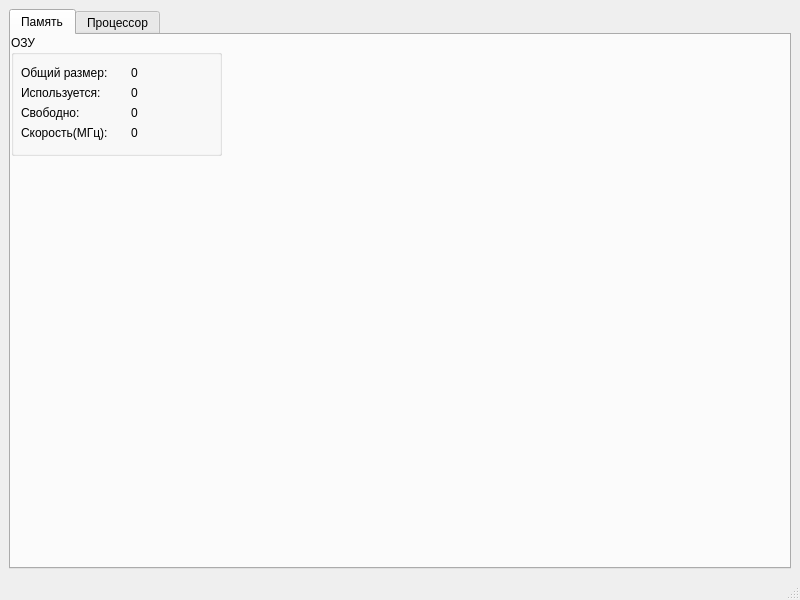
<?xml version="1.0" encoding="UTF-8"?>
<ui version="4.0">
 <class>MainWindow</class>
 <widget class="QMainWindow" name="MainWindow">
  <property name="geometry">
   <rect>
    <x>0</x>
    <y>0</y>
    <width>800</width>
    <height>600</height>
   </rect>
  </property>
  <property name="windowTitle">
   <string>MainWindow</string>
  </property>
  <widget class="QWidget" name="centralwidget">
   <layout class="QGridLayout" name="gridLayout">
    <item row="0" column="0">
     <widget class="QTabWidget" name="tabWidget">
      <property name="currentIndex">
       <number>0</number>
      </property>
      <widget class="QWidget" name="tab">
       <attribute name="title">
        <string>Память</string>
       </attribute>
       <widget class="QGroupBox" name="groupBox">
        <property name="geometry">
         <rect>
          <x>0</x>
          <y>0</y>
          <width>211</width>
          <height>121</height>
         </rect>
        </property>
        <property name="title">
         <string>ОЗУ</string>
        </property>
        <widget class="QLabel" name="label">
         <property name="geometry">
          <rect>
           <x>10</x>
           <y>30</y>
           <width>100</width>
           <height>16</height>
          </rect>
         </property>
         <property name="text">
          <string>Общий размер:</string>
         </property>
        </widget>
        <widget class="QLabel" name="label_2">
         <property name="geometry">
          <rect>
           <x>10</x>
           <y>50</y>
           <width>100</width>
           <height>16</height>
          </rect>
         </property>
         <property name="text">
          <string>Используется:</string>
         </property>
        </widget>
        <widget class="QLabel" name="label_3">
         <property name="geometry">
          <rect>
           <x>10</x>
           <y>70</y>
           <width>100</width>
           <height>16</height>
          </rect>
         </property>
         <property name="text">
          <string>Свободно:</string>
         </property>
        </widget>
        <widget class="QLabel" name="label_total_ram">
         <property name="geometry">
          <rect>
           <x>120</x>
           <y>30</y>
           <width>80</width>
           <height>16</height>
          </rect>
         </property>
         <property name="text">
          <string>0</string>
         </property>
        </widget>
        <widget class="QLabel" name="label_available_ram">
         <property name="geometry">
          <rect>
           <x>120</x>
           <y>70</y>
           <width>80</width>
           <height>16</height>
          </rect>
         </property>
         <property name="text">
          <string>0</string>
         </property>
        </widget>
        <widget class="QLabel" name="label_used_ram">
         <property name="geometry">
          <rect>
           <x>120</x>
           <y>50</y>
           <width>80</width>
           <height>16</height>
          </rect>
         </property>
         <property name="text">
          <string>0</string>
         </property>
        </widget>
        <widget class="QLabel" name="label_ram_speed">
         <property name="geometry">
          <rect>
           <x>120</x>
           <y>90</y>
           <width>80</width>
           <height>16</height>
          </rect>
         </property>
         <property name="text">
          <string>0</string>
         </property>
        </widget>
        <widget class="QLabel" name="label_4">
         <property name="geometry">
          <rect>
           <x>10</x>
           <y>90</y>
           <width>100</width>
           <height>16</height>
          </rect>
         </property>
         <property name="text">
          <string>Скорость(МГц):</string>
         </property>
        </widget>
       </widget>
      </widget>
      <widget class="QWidget" name="tab_2">
       <attribute name="title">
        <string>Процессор</string>
       </attribute>
      </widget>
     </widget>
    </item>
   </layout>
  </widget>
  <widget class="QMenuBar" name="menubar">
   <property name="geometry">
    <rect>
     <x>0</x>
     <y>0</y>
     <width>800</width>
     <height>22</height>
    </rect>
   </property>
  </widget>
  <widget class="QStatusBar" name="statusbar"/>
 </widget>
 <resources/>
 <connections/>
</ui>
